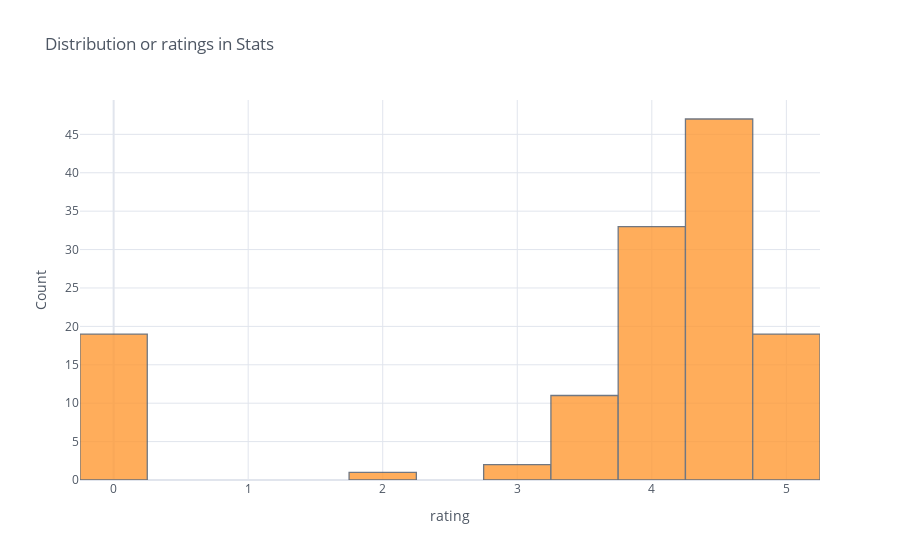

Write notebook code for a chart like this one.
### Code cell
#plotting the ratings groupbied by topic "Statistics"
Stat_R_Udemy["Stats_rating"]=Stat_R_Udemy[Stat_R_Udemy["topic"]=="Statistics"]["rating"]
Stat_R_Udemy["Stats_rating"].iplot(kind="histogram", bins=20, theme="white", 
                          title="Distribution or ratings in Stats",xTitle='rating', yTitle='Count')

### Figure 1 — Plotly figure (JSON) as saved in the notebook; plotly's stock layout.template omitted (floating-point values rounded to 4 significant figures; data arrays with more than 128 entries replaced by an {"elided": "..."} marker saying what was removed)
{"data": [{"histfunc": "count", "histnorm": "", "marker": {"color": "rgba(255, 153, 51, 1.0)", "line": {"color": "#4D5663", "width": 1.3}}, "name": "Stats_rating", "nbinsx": 20, "opacity": 0.8, "orientation": "v", "type": "histogram", "x": {"elided": "249 float values"}}], "layout": {"barmode": "overlay", "legend": {"bgcolor": "#FFFFFF", "font": {"color": "#4D5663"}}, "paper_bgcolor": "#FFFFFF", "plot_bgcolor": "#FFFFFF", "title": {"font": {"color": "#4D5663"}, "text": "Distribution or ratings in Stats"}, "xaxis": {"gridcolor": "#E1E5ED", "showgrid": true, "tickfont": {"color": "#4D5663"}, "title": {"font": {"color": "#4D5663"}, "text": "rating"}, "zerolinecolor": "#E1E5ED"}, "yaxis": {"gridcolor": "#E1E5ED", "showgrid": true, "tickfont": {"color": "#4D5663"}, "title": {"font": {"color": "#4D5663"}, "text": "Count"}, "zerolinecolor": "#E1E5ED"}}}
